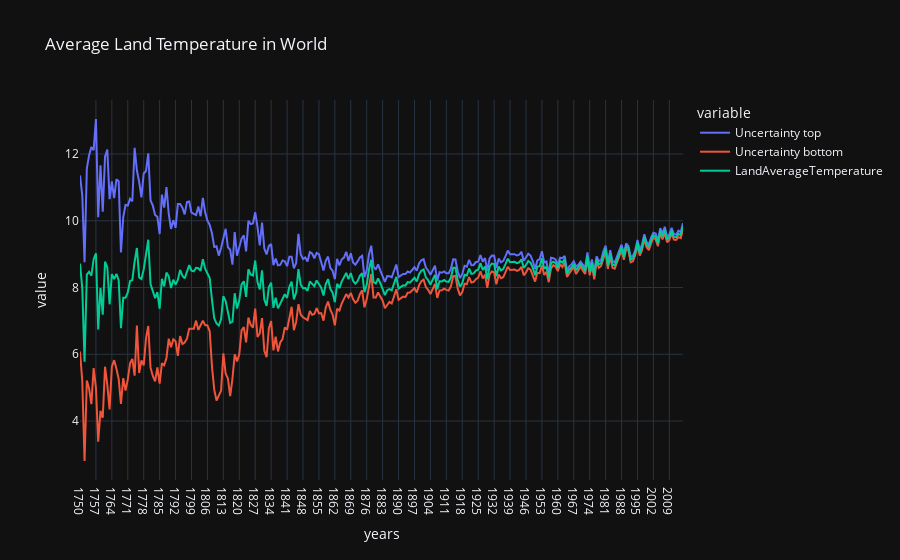

Notebook code cell kept with this figure:
### Code cell
import plotly.express as px
fig=px.line(data,x="years",y=["Uncertainty top","Uncertainty bottom","LandAverageTemperature"],title="Average Land Temperature in World",template="plotly_dark")
fig.show()

### Figure 1 — Plotly figure (JSON) as saved in the notebook; plotly's stock layout.template omitted (floating-point values rounded to 4 significant figures; data arrays with more than 128 entries replaced by an {"elided": "..."} marker saying what was removed)
{"data": [{"hovertemplate": "variable=Uncertainty top<br>years=%{x}<br>value=%{y}<extra></extra>", "legendgroup": "Uncertainty top", "line": {"color": "#636efa", "dash": "solid"}, "marker": {"symbol": "circle"}, "mode": "lines", "name": "Uncertainty top", "orientation": "v", "showlegend": true, "x": {"elided": "266 str values"}, "xaxis": "x", "y": {"elided": "266 float values"}, "yaxis": "y", "type": "scatter"}, {"hovertemplate": "variable=Uncertainty bottom<br>years=%{x}<br>value=%{y}<extra></extra>", "legendgroup": "Uncertainty bottom", "line": {"color": "#EF553B", "dash": "solid"}, "marker": {"symbol": "circle"}, "mode": "lines", "name": "Uncertainty bottom", "orientation": "v", "showlegend": true, "x": {"elided": "266 str values"}, "xaxis": "x", "y": {"elided": "266 float values"}, "yaxis": "y", "type": "scatter"}, {"hovertemplate": "variable=LandAverageTemperature<br>years=%{x}<br>value=%{y}<extra></extra>", "legendgroup": "LandAverageTemperature", "line": {"color": "#00cc96", "dash": "solid"}, "marker": {"symbol": "circle"}, "mode": "lines", "name": "LandAverageTemperature", "orientation": "v", "showlegend": true, "x": {"elided": "266 str values"}, "xaxis": "x", "y": {"elided": "266 float values"}, "yaxis": "y", "type": "scatter"}], "layout": {"xaxis": {"anchor": "y", "domain": [0, 1], "title": {"text": "years"}}, "yaxis": {"anchor": "x", "domain": [0, 1], "title": {"text": "value"}}, "legend": {"title": {"text": "variable"}, "tracegroupgap": 0}, "title": {"text": "Average Land Temperature in World"}}}
